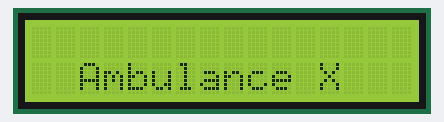
Bench run of a sketch on a simulated Arduino Uno, built with avr-gcc and run on an emulated ATmega328P. Parts: 16×2 character LCD.

Above: at 0.1 s.
At 6.1 s:
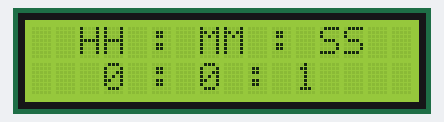
At 10.1 s:
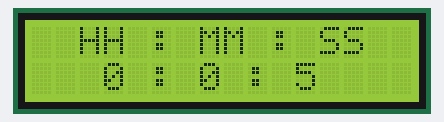
At 14.1 s:
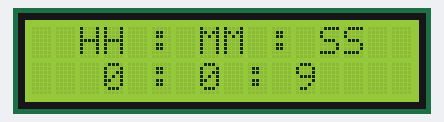
At 22.2 s:
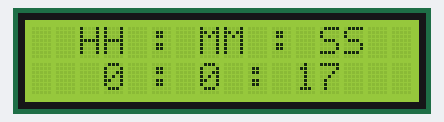
At 38.2 s:
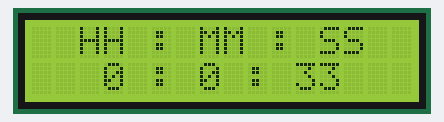

Measured:
- what the display in image 1 shows lasts 1.0 s, from 6.1 s to 7.1 s

The sketch:

LCD.ino
```cpp
#include<LiquidCrystal.h>
//LiquidCrystal lcd(RS,EN,D4,D5,D7,D6);
LiquidCrystal lcd(13,12,11,10,9,8);


#include<Servo.h>
int i=0;
int hh,mm,ss;

void setup() {
  // put your setup code here, to run once:
lcd.begin(16,2);
lcd.setCursor(2,1);// col, rows, it sets the position
lcd.print("Ambulance X");
delay(5000);
lcd.clear();// clear the screen

}

void loop() {
  // put your main code here, to run repeatedly:
i++;
ss=i;
delay(1000);
if(ss==60){
  i=0;
  mm++;
}

lcd.setCursor(2,0);
lcd.print("HH : MM : SS");
lcd.setCursor(3,1);
lcd.print(hh);
lcd.print(" : ");
lcd.print(mm);
lcd.print(" : ");
lcd.print(ss);


//lcd.setCursor(0,0);// col, rows
//
//lcd.print("LGS JT");
//
//i++;
//lcd.setCursor(0,1);
//lcd.print(i);
//delay(1000);
//
//

}
```
